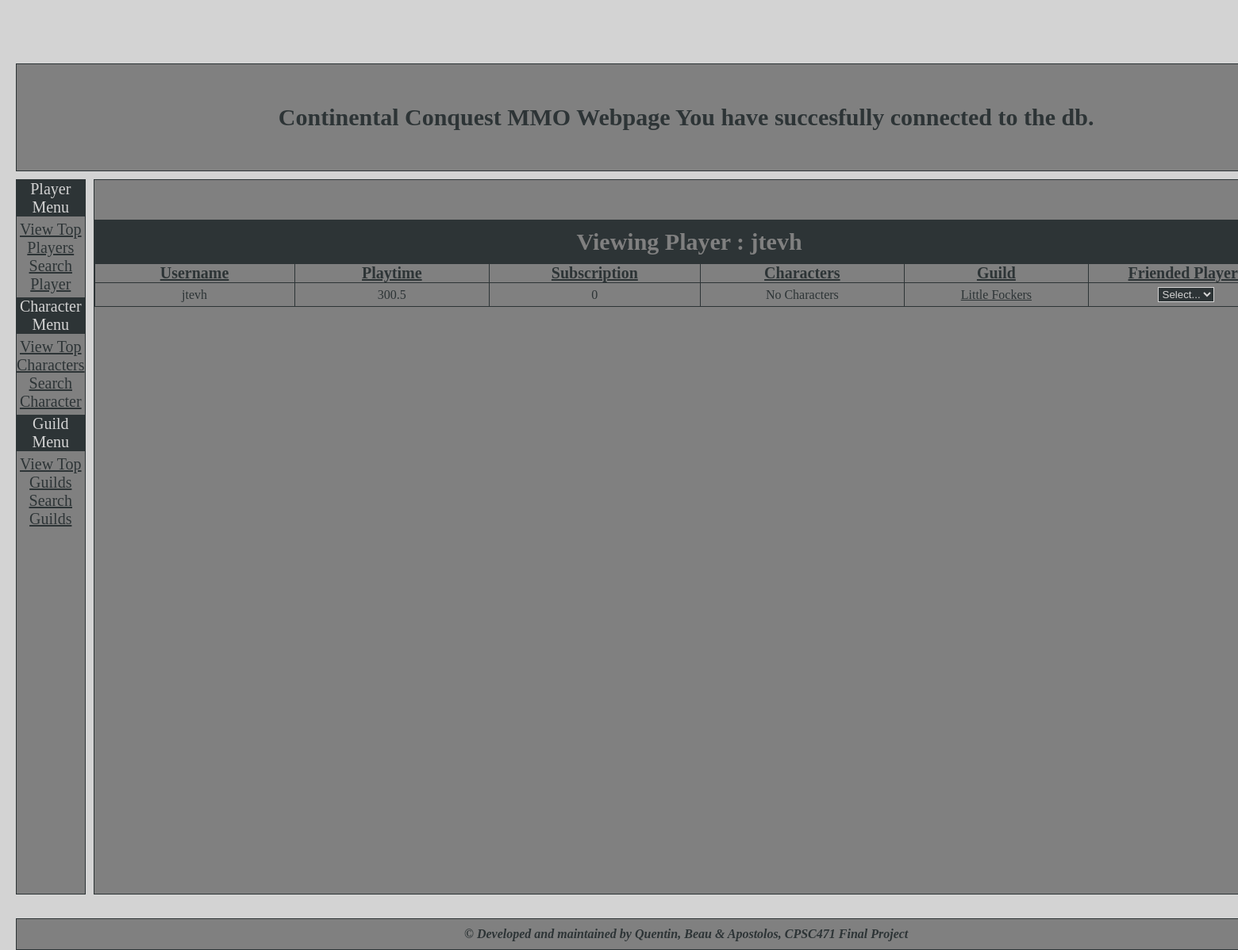
The page /viewplayer.php?acct_id=3 on the database its author committed.
### tables this page shows
CREATE TABLE PLAYERS (
	Player_ID INTEGER NOT NULL,
    Playtime VARCHAR(30) NOT NULL,
    Sub_status TINYINT(1) NOT NULL,
	Guild VARCHAR(30) DEFAULT NULL,
    PRIMARY KEY (Player_ID),
    FOREIGN KEY (Player_ID) REFERENCES USERS (Acct_ID)
);

CREATE TABLE USERS (
	Acct_ID INTEGER auto_increment,
	Fname VARCHAR(20) NOT NULL,
	Lname VARCHAR(20) NOT NULL,
	Username VARCHAR(20) NOT NULL,
    Password VARCHAR(16) NOT NULL,
	Birthday DATE NOT NULL,
	Email VARCHAR(40) NOT NULL,
	PRIMARY KEY (Acct_ID)
);

### include/functions.php (called while the page is built, shortened)
<?php
    class Database {
        function init_connection($servername, $db, $username, $password) {
            $this->connection = mysqli_connect($servername, $username, $password, $db);
        }
    }
?>

### viewplayer.php (the view, shortened to what this page needs)
<?php
    include 'include/header.php';
    include 'include/left-menu.php';
    if(isset($_POST["acct_id"])) {
        $acct_id = $_POST["acct_id"];
    } else {
        $acct_id = $_GET["acct_id"];
    }
    $stmt = $db->connection->prepare('SELECT * FROM PLAYERS, USERS WHERE Player_ID = ? AND Player_ID=Acct_ID');
    $stmt->bind_param('i', $acct_id);
    $stmt->execute();
    $result = $stmt->get_result();
?>
                <div class="center">
                    <div id="center-content">
                        <table id="table_players">
                            <tr class="table_players_row">
                                <td class="table_players_data" id="table_players_title" colspan="8" >
                                    Viewing Player :
                                    <?php
                                        if ($result->num_rows == 0) {
                                            echo "<br/>Player not found.";
                                        } else {
                                            $row = $result->fetch_row();
                                            echo $row[7];
                                        ?>
                                </td>
                            </tr>
                            <tr class="table_players_row">
                                <td class="table_players_header_data">
                                    Username
                                </td>
                                <td class="table_players_header_data">
                                    Playtime
                                </td>
                                <td class="table_players_header_data">
                                    Subscription
                                </td>
                                <td class="table_players_header_data">
                                    Characters
                                </td>
                                <td class="table_players_header_data">
                                    Guild
                                </td>
                                <td class="table_players_header_data">
                                    Friended Players
                                </td>
                            </tr>
                            <?php
                                echo "  <tr class='table_players_row'>
                                            <td class='table_players_data'>
                                                ".$row[7]."
                                            </td>
                                            <td class='table_players_data'>
                                                ".$row[1]."
                                            </td>
                                            <td class='table_players_data'>
                                                ".$row[2]."
                                            </td>
                                            <td class='table_players_data'>
                                ";
                                $stmt = $db->connection->prepare('SELECT * FROM CHARACTERS WHERE Acct_ID = ?');
                                $stmt->bind_param('i', $row[0]);
                                $stmt->execute();
                                $characters = $stmt->get_result();
                                if($characters->num_rows != 0) {
                                ?>  <form method="post">
                                        <select class="input-fields" id="view-character-selector" onchange="this.options[this.selectedIndex].value && (window.location = this.options[this.selectedIndex].value);">
                                            <?php
                                                echo "<option>Select...</option>";
                                                foreach($characters as $character) {
                                                    echo "<option value='viewcharacter.php?acct_id=".$row[0]."&char_name=".$character['Name']."'>".$character['Name']."</option>";
                                                }
                                            ?>
                                        </select>
                                    </form>
                                <?php
                                } else {
                                    echo "No Characters";
                                }
                            ?>
                                    </td>
                                    <td class='table_players_data'>
                                        <?php
                                        if($row[3] != "") {
                                            echo "<a href='viewguild?ID=".$row[3]."'>".$row[3]."</a>";
                                        } else {
                                            echo "No Guild";
                                        }
                                        ?>
                                    </td>
                                    <td class='table_players_data'>
                                    <?php
                                        $stmt = $db->connection->prepare('SELECT * FROM FRIEND_LIST, PLAYERS, USERS WHERE FRIEND_LIST.Acct_ID = ? AND Friend_ID = Player_ID AND Player_ID=USERS.Acct_ID;');
                                        $stmt->bind_param('i', $row[0]);
                                        $stmt->execute();
                                        $friends = $stmt->get_result();
                                        if($friends->num_rows != 0) {
                                            ?>  <form method="post">
                                                    <select class="input-fields" id="view-friend-selector" onchange="this.options[this.selectedIndex].value && (window.location = this.options[this.selectedIndex].value);">
                                                        <?php
                                                            echo "<option>Select...</option>";
                                                        ?>
                                                    </select>
                                                </form>
                                            <?php
                                            } else {
                                                echo "No Friends";
                                            }
                                    ?>
                                    </td>
                                </tr>
                            </table>
                            <br/>
                            <br/>
                        <?php } ?>
                    </div>
                </div>
<?php
    include 'include/footer.php';
?>

### include/theme.css (style rules this page uses)
html { height: 100%; color: #2D3436; background-color:lightgray; }
body { min-height: 100%; margin: 0; }
.center { grid-area: main; border:1px solid #2D3436; min-height: 900px; }
#center-content { margin-top: 50px; margin-left: auto; margin-right: auto; margin-bottom:auto; width: 1500px; text-align: center; }
.grid-container > div { background-color:gray; text-align: center; padding: 0px; font-size: 20px; }
a:link { color: #2D3436; }
#table_players { border: 1px solid #2D3436; border-collapse: collapse; margin-left: auto; margin-right: auto; margin-bottom:auto; }
#table_players_title { padding-top: 10px; padding-bottom:10px; font-weight:bold; font-size: 30px; background-color:#2D3436; color:gray; }
.table_players_header_data { border: 1px solid #2D3436; margin: 0; padding: 0; width : 500px; font-size: 20px; font-weight: bold; text-decoration: underline; }
.table_players_data { border: 1px solid #2D3436; margin: 0; padding-top: 5px; padding-bottom: 5px; width : 500px; font-size: 16px; }
.input-fields { background-color:#2D3436; border: 1px solid lightgray; color: lightgray; text-align: center; }

### rows shown on the page
players: Player_ID.Username "jtevh", Playtime "300.5", Sub_status "0", Guild "Little Fockers"
